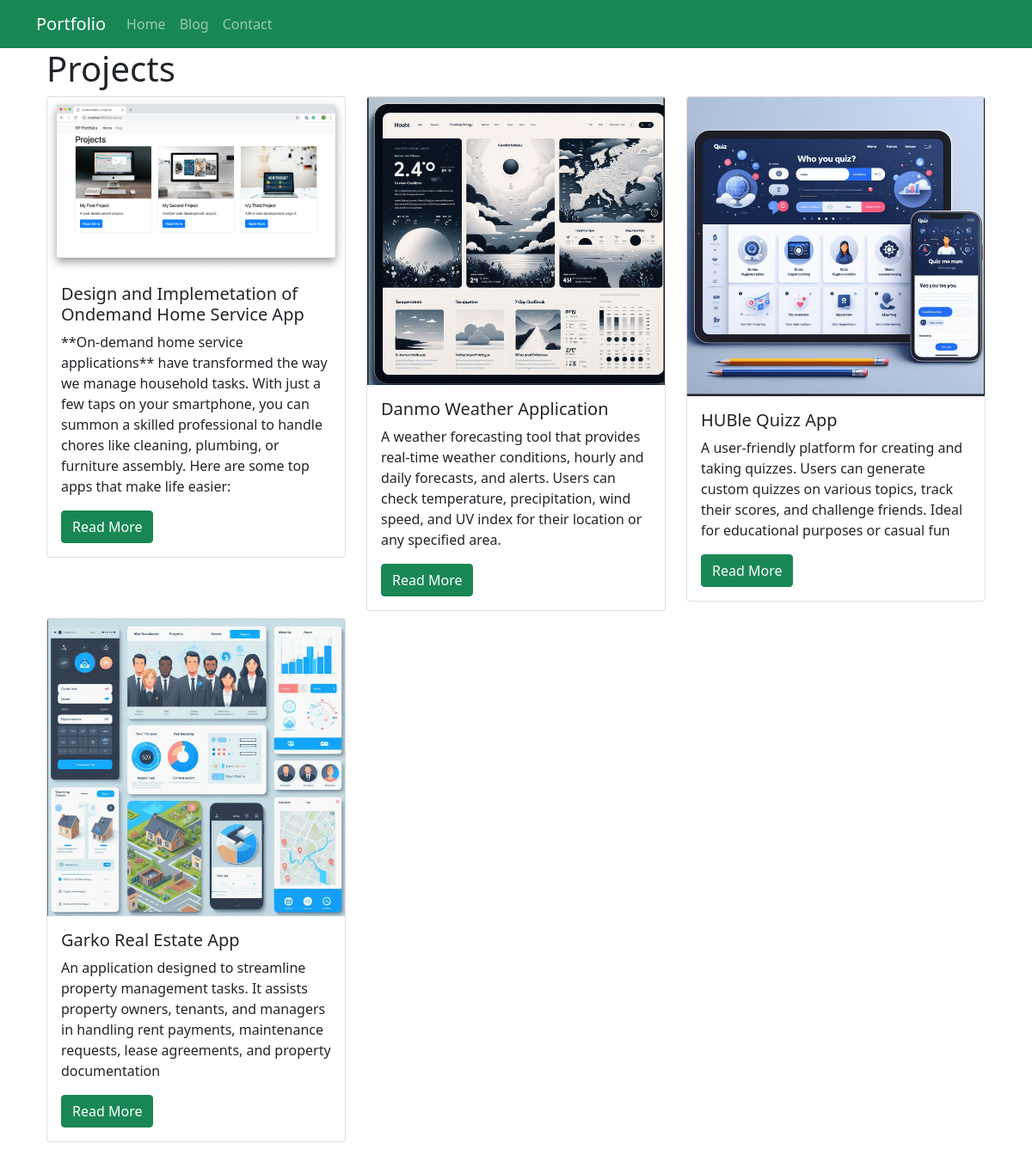
/projects/, run on the app's committed database.
### projects/models.py (models this page shows)
class Project(models.Model):
    title = models.CharField(max_length=100)
    description = models.TextField()
    technology = models.CharField(max_length = 20)
    image = models.CharField(max_length = 100)

### projects/views.py (the view)
# urls.py: path("", views.all_projects, name = 'all_projects'),
def all_projects(request):
    projects = Project.objects.all()
    return render(request, 'projects/all_projects.html', {'projects': projects})

### projects/templates/projects/all_projects.html
{% extends "projects/base.html" %}
{% load static %}
{% block content %}
    <div class="container">
        <h1>Projects</h1>
        <div class="row">
        {% for project in projects %}
            <div class="col-md-4">
                <div class="card mb-2">
                    <img class="card-img-top" src="{% static project.image %}" alt="{{ project.description }}">
                    <div class="card-body">
                        <h5 class="card-title">{{ project.title }}</h5>
                        <p class="card-text">{{ project.description }}</p>
                        <a href = "{% url 'projects:project_detail' project.pk %}" class = "btn btn-success">Read More</a>
                    </div>
                </div>
            </div>
        {% endfor %}
        </div>
    </div>
{% endblock %}

### projects/templates/projects/base.html (shortened to what this page needs)
<!DOCTYPE html>
<html lang="en">
<head>
    <link href="https://cdn.jsdelivr.net/npm/bootstrap@5.0.2/dist/css/bootstrap.min.css" rel="stylesheet">
</head>
<body>
    <nav class="navbar navbar-expand-lg navbar-dark bg-success">
        <div class="container">
            <a class="navbar-brand" href="{% url 'projects:all_projects' %}">Portfolio</a>
            <div class="collapse navbar-collapse" id="navbarSupportedContent">
              <ul class="navbar-nav mr-auto">
                <li class="nav-item active">
                  <a class="nav-link" href="{% url 'projects:all_projects' %}">Home</a>
                </li>
                <li class="nav-item inactive">
                  <a class="nav-link" href="{% url 'blog:index' %}">Blog</a>
                </li>
                <li class="nav-item inactive">
                  <a class="nav-link" href="{% url 'blog:contactus' %}">Contact</a>
                </li>
              </ul>
            </div>
        </div>
    </nav>
    <div class="container">
        {% block content %}
        {% endblock %}
    </div>
</body>
</html>

### data on the page
Project: image (picture), title "Design and Implemetation of Ondemand Home Service App", description "**On-demand home service applications** have transformed the way we manage household tasks. With just a few taps on your smartphone, you can summon a skilled professional to handle chores like cleaning, plumbing, or furniture assembly. Here are some top apps that make life easier:"
Project: image (picture), title "Danmo Weather Application", description "A weather forecasting tool that provides real-time weather conditions, hourly and daily forecasts, and alerts. Users can check temperature, precipitation, wind speed, and UV index for their location or any specified area."
Project: image (picture), title "HUBle Quizz App", description "A user-friendly platform for creating and taking quizzes. Users can generate custom quizzes on various topics, track their scores, and challenge friends. Ideal for educational purposes or casual fun"
Project: image (picture), title "Garko Real Estate App", description "An application designed to streamline property management tasks. It assists property owners, tenants, and managers in handling rent payments, maintenance requests, lease agreements, and property documentation"
